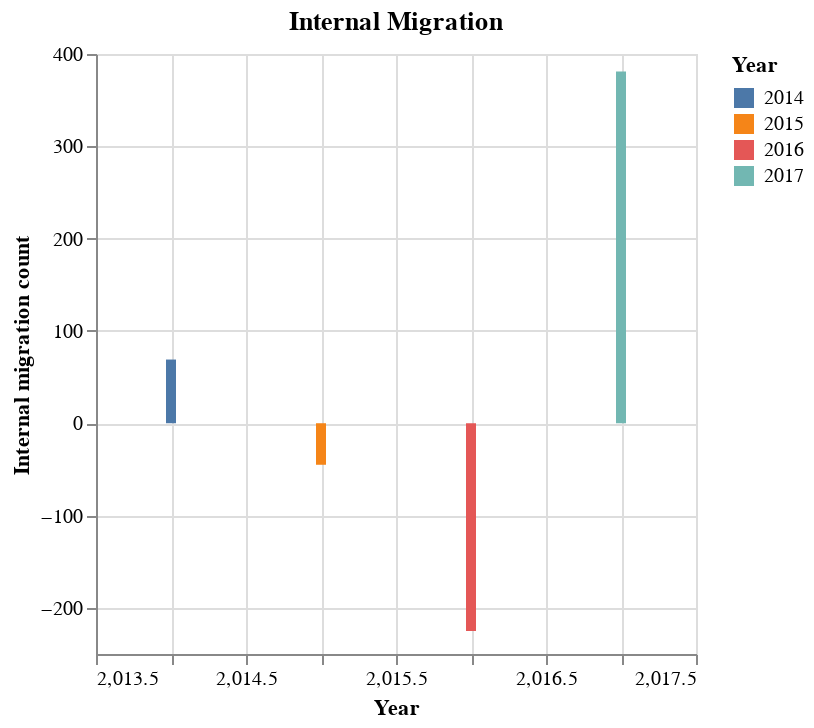

This figure's notebook cell:
### Code cell
#Bar chart for the Gisborne regions on internal migration

final_df |>
  @filter(_.Region=="Gisborne") |>
  @vlplot(
    :bar,
    x=:Year,
    y={:Net_Internal_Immigration,title="Internal migration count"},
    color="Year:n",
    title="Internal Migration",
    config={
        title={
            color=:black
        }
    }
)

### Figure 1 — Vega-Lite specification as saved in the notebook (floating-point values rounded to 4 significant figures)
{"config": {"title": {"color": "black"}}, "data": {"values": [{"Average_Precipitation_mm": 1096, "Average_Temperature_°C": 14.67, "Average_Windgusts_kn": 38.12, "Earthquake_Average_Magnitude_4+": 4.422, "Earthquake_Numbers": 4, "Internal_Emigration": 15687, "Internal_Immigration": 15756, "Net_Internal_Immigration": 69, "Region": "Gisborne", "Year": 2014}, {"Average_Precipitation_mm": 1143.0, "Average_Temperature_°C": 14.27, "Average_Windgusts_kn": 37.27, "Earthquake_Average_Magnitude_4+": 4.392, "Earthquake_Numbers": 5, "Internal_Emigration": 16632, "Internal_Immigration": 16587, "Net_Internal_Immigration": -45, "Region": "Gisborne", "Year": 2015}, {"Average_Precipitation_mm": 1309.0, "Average_Temperature_°C": 15.32, "Average_Windgusts_kn": 36.67, "Earthquake_Average_Magnitude_4+": 4.417, "Earthquake_Numbers": 3, "Internal_Emigration": 15399, "Internal_Immigration": 15174, "Net_Internal_Immigration": -225, "Region": "Gisborne", "Year": 2016}, {"Average_Precipitation_mm": 1179.0, "Average_Temperature_°C": 15.01, "Average_Windgusts_kn": 35.65, "Earthquake_Average_Magnitude_4+": 4.64, "Earthquake_Numbers": 3, "Internal_Emigration": 14199, "Internal_Immigration": 14580, "Net_Internal_Immigration": 381, "Region": "Gisborne", "Year": 2017}]}, "encoding": {"color": {"field": "Year", "type": "nominal"}, "x": {"field": "Year", "type": "quantitative"}, "y": {"field": "Net_Internal_Immigration", "title": "Internal migration count", "type": "quantitative"}}, "mark": "bar", "title": "Internal Migration"}
